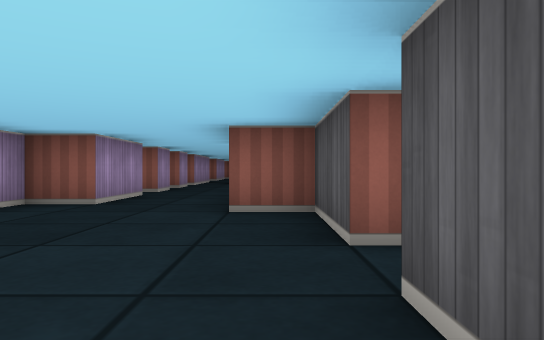
view 1 (above)

17 first-person views from a walk through a cub3D level. The camera is about half as high as the walls, looks level and sees 70° across. The floor is counted in squares. Each view is taken from the middle of a square. On the plan, view 1 faces up. The plan holds only what a view shows up to about 9 squares ahead; the rest is blank.

view 2
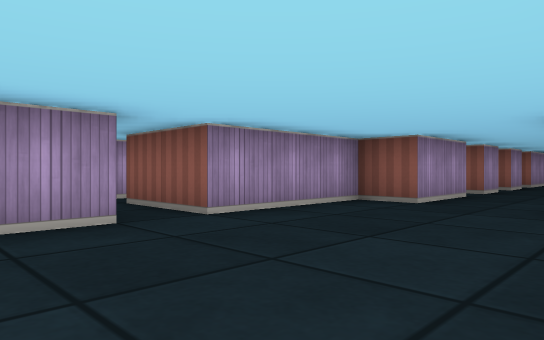

view 3
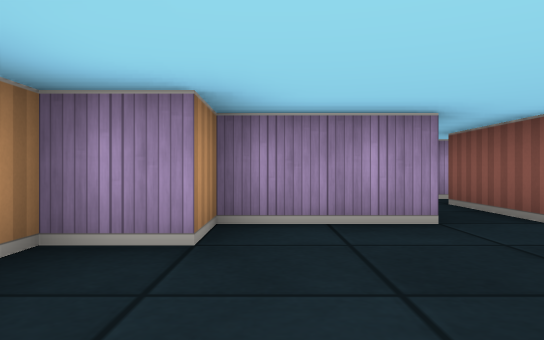

view 4
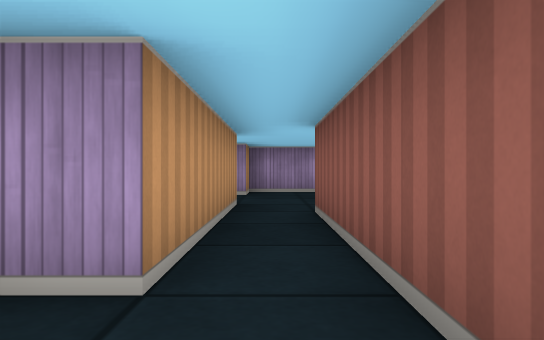

view 5
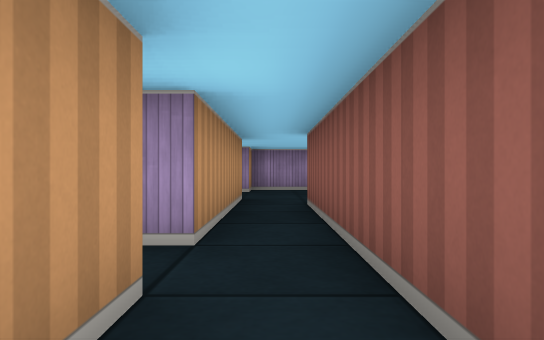

view 6
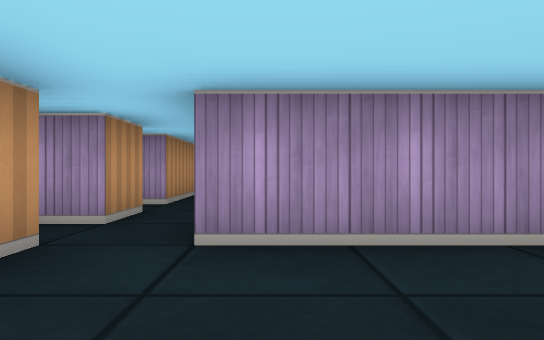

view 7
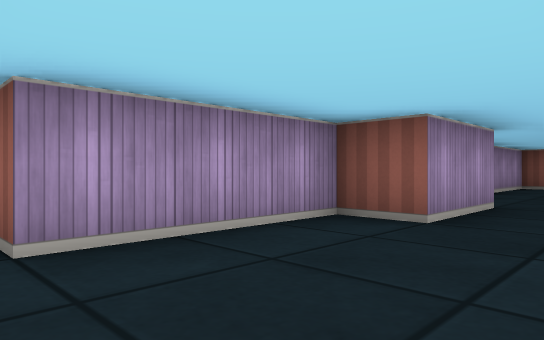

view 8
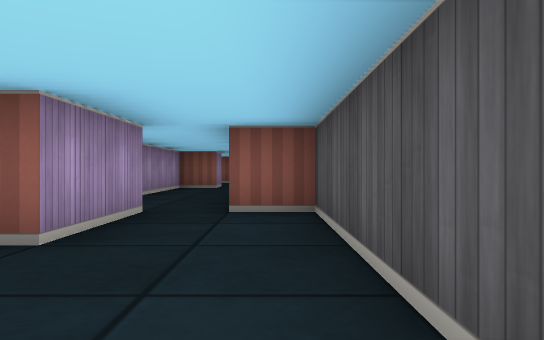

view 9
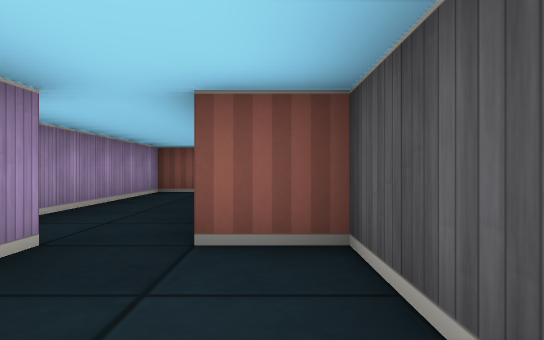

view 10
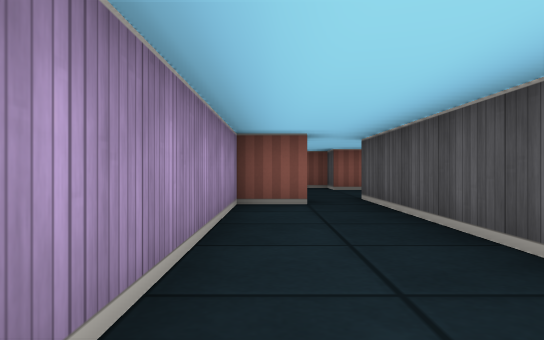

view 11
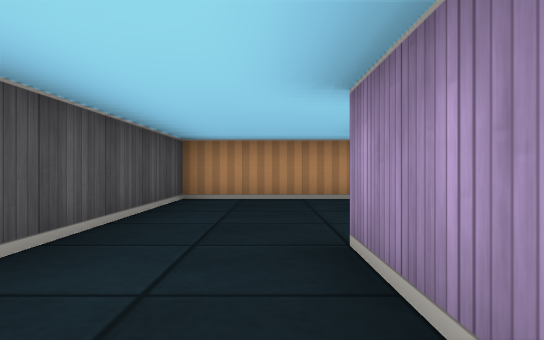

view 12
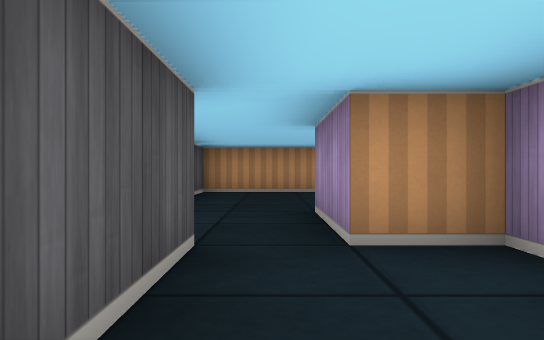

view 13
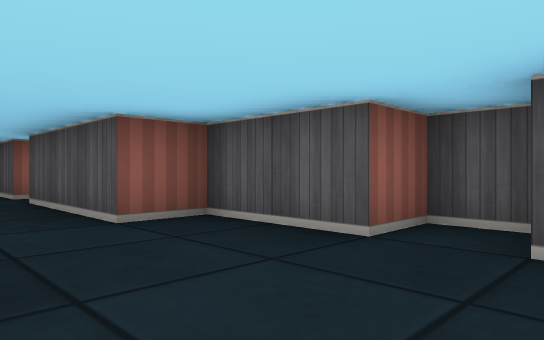

view 14
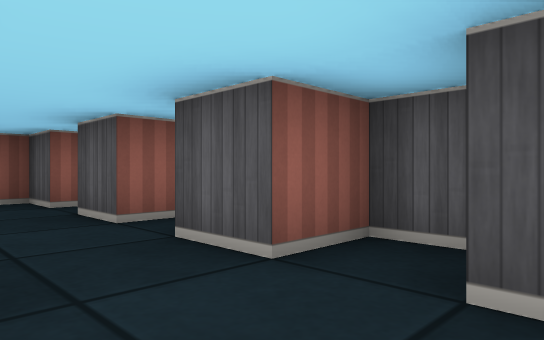

view 15
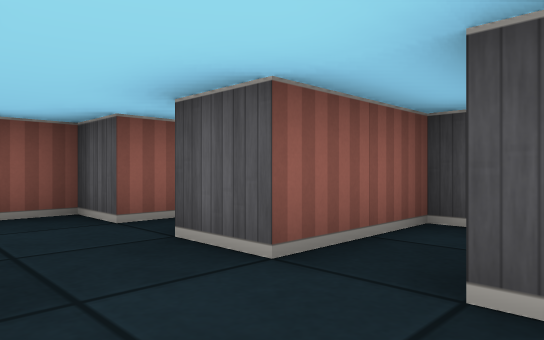

view 16
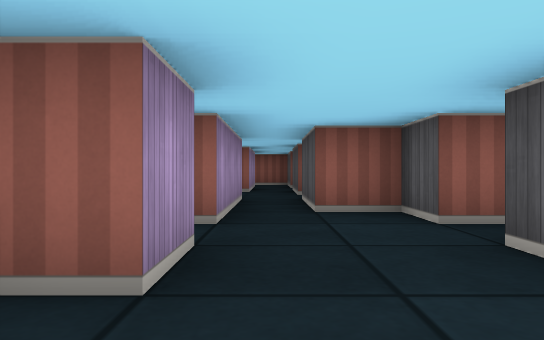

view 17
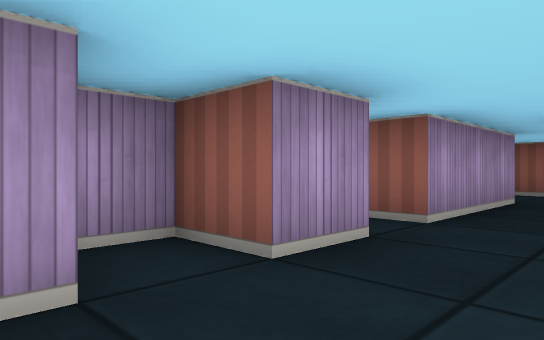

### Floor plan
Points are (right, up) in squares from view 1. A wall is a line through its corners. A room is listed if a view was taken in it or the views show most of it. See-through windows are left out.
Room 1 (views 1, 2, 3, 4, 13, 14)
walls: (-3.5, 1.6) (-3.5, -0.5) (-2.5, -0.5) (-2.5, -1.5); (1.5, 1.6) (1.5, 2.5) (0.5, 2.5) (0.5, 4.5) (-0.5, 4.5) (-0.5, 7.5); (-0.5, -0.5) (3.5, -0.5) (3.5, -1.1); (-2.5, 7.6) (-2.5, 5.5) (-3.5, 5.5) (-3.5, 2.5); (0.5, 7.8) (0.5, 8.5) (-0.5, 8.5); (4.5, -0.5) (5.5, -0.5); (5.5, 0.5) (0.5, 0.5) (0.5, 1.5)
ways out: opening at (5, 0) to room 2; opening at (-1.5, 9) to room 4; opening at (-4.5, 2)
Room 2 (views 5, 6, 7, 8, 9)
walls: (6.5, -0.5) (9.5, -0.5) (9.5, 5.5) (8.5, 5.5); (5.5, -0.5) (5.5, -1.1); (7.5, 5.5) (7.5, 3.5) (6.5, 3.5) (6.5, 0.5) (5.5, 0.5)
ways out: opening at (5, 0) to room 1; opening at (8, 6) to room 3
Room 3 (views 10, 11, 12)
walls: (7.6, 11.5) (6.5, 11.5) (6.5, 5.5) (7.5, 5.5); (8.5, 5.5) (8.5, 12.5)
ways out: opening at (8, 6) to room 2; opening at (8, 12)
Room 4 (views 15, 16, 17)
walls: (-2.5, 9.5) (-2.5, 8.5); (-0.5, 8.5) (-0.5, 9.5); (-2.5, 11.5) (-2.5, 10.5) (-3.5, 10.5) (-3.5, 9.8); (1.5, 10.5) (-0.5, 10.5) (-0.5, 11.5)
ways out: opening at (-1.5, 9) to room 1; opening at (-1.5, 11)

Positions as (right, up) in squares from view 1, and headings:
1: (0, 0), facing up
2: (0, 0), facing up-left
3: (0, 0), facing left
4: (5, 0), facing left
5: (6, 0), facing left
6: (9, 1), facing left
7: (9, 0), facing up-left
8: (9, 1), facing up
9: (9, 3), facing up
10: (7, 6), facing up
11: (8, 6), facing down
12: (8, 8), facing down
13: (-2, 1), facing up-right
14: (-2, 7), facing up-right
15: (-2, 9), facing up-right
16: (-2, 9), facing up
17: (-1, 9), facing up-left
